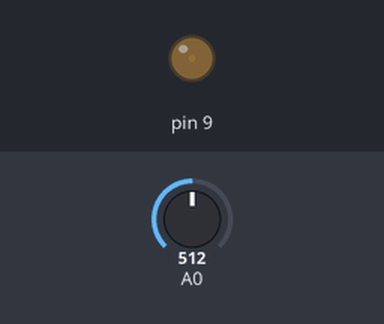
Bench run of a sketch on a simulated Arduino Uno, built with avr-gcc and run on an emulated ATmega328P. On the bench: output pins drawn as LEDs (lit = HIGH). The test bench sets the inputs (shaded band); at power-on: A0 = 512.

Above: at 1.2 s.
1.3 s: A0 set to 716
At 2.5 s:
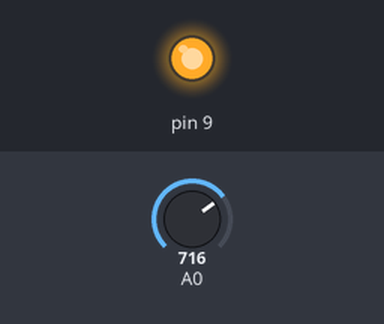
2.8 s: A0 set to 537
4.3 s: A0 set to 518
At 4.9 s:
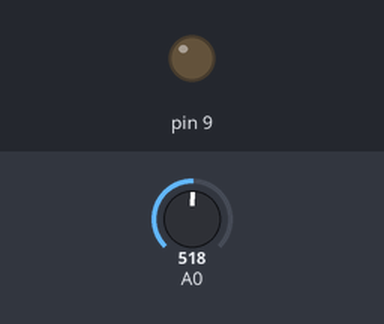
5.8 s: A0 set to 306
At 7.0 s:
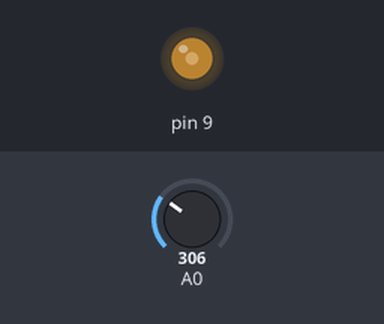
7.3 s: A0 set to 0
At 8.4 s:
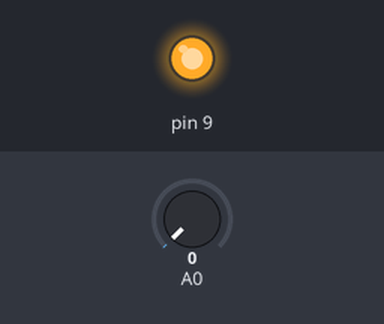
Timing chart, 0 to 9.8 s (numbered marks = the images above; inputs shaded):
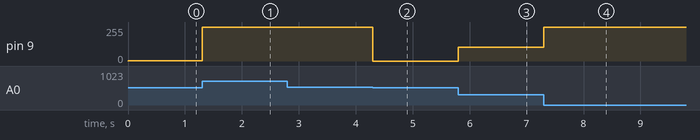

Measured:
- the behaviour switches between 519 and 518 on A0 (found by bisection; images 1 and 2)
- after the input at 1.3 s, pin 9: 2/255 → 255/255 at once
- after the input at 2.8 s, every drawn part: stays the same
- after the input at 4.3 s, pin 9: 255/255 → 0/255 at once
- after the input at 5.8 s, pin 9: 0/255 → 104/255 at once
- after the input at 7.3 s, pin 9: 104/255 → 255/255 at once

The sketch:

lightSensor.ino
```cpp
void setup() {
  // put your setup code here, to run once:

}

void loop() {
  int light = analogRead(A0);
  //(기준값,원래최소값,원래최대값,목표최소값,목표최대값)
  int ledLight = map(light, 0, 516, 255,0);
  analogWrite(9, ledLight);

}
```
